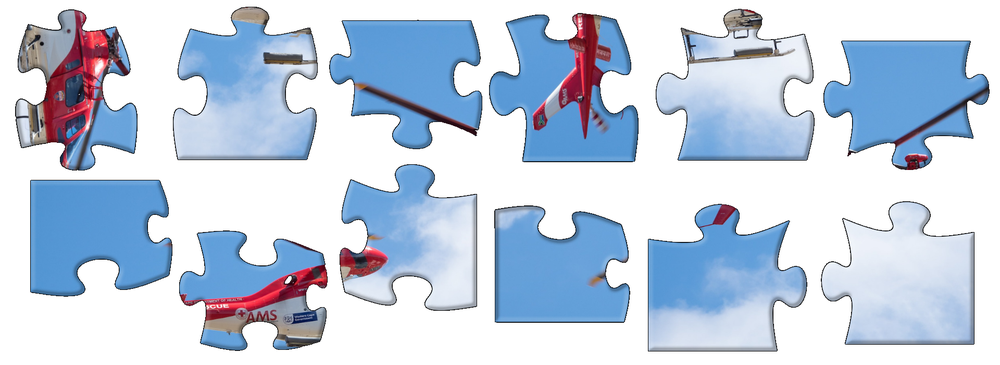
#> input picture samples/helico3.png, 1000 x 365 px, shrunk from 1920 x 700 before the run
$ python -i tile_detector.py   (imports and definitions only)   (older library calls are emulated)
#> lines starting #> are read from the running program, lines starting #| are printed output that depends on the picture; after the words box and inside, x2 and y2 are one past the last pixel; in counts of white or black regions, pixels touching at a corner belong together
#> further down, picture is the input picture: shape (365, 1000, 3); mean B, G, R 226.1, 208, 194.3
import cv2


def detect_tiles(img):
    gray = cv2.cvtColor(img, cv2.COLOR_BGR2GRAY)
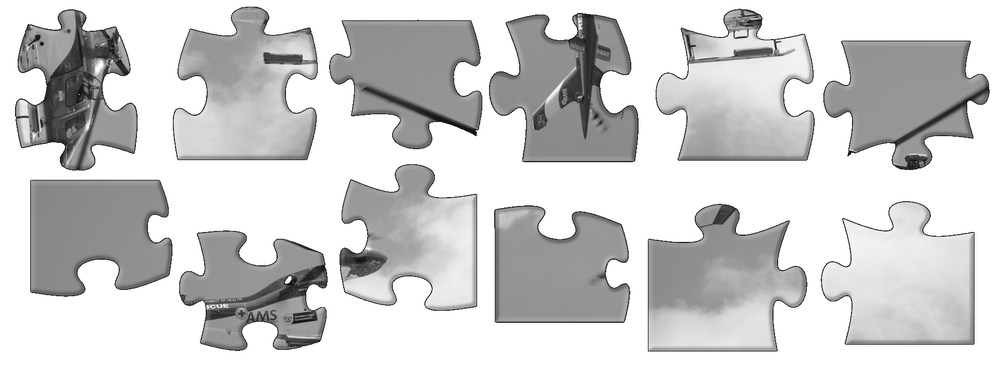
#> gray: shape (365, 1000); min 6, max 255, mean 206
    blurred = cv2.GaussianBlur(gray, (5, 5), 1)
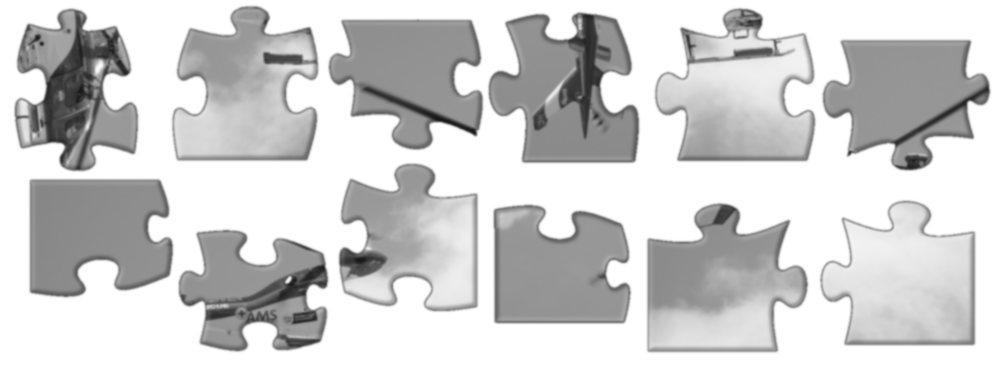
#> blurred: shape (365, 1000); min 22, max 255, mean 206
    ret, thresh = cv2.threshold(blurred, 250, 255, cv2.THRESH_BINARY)
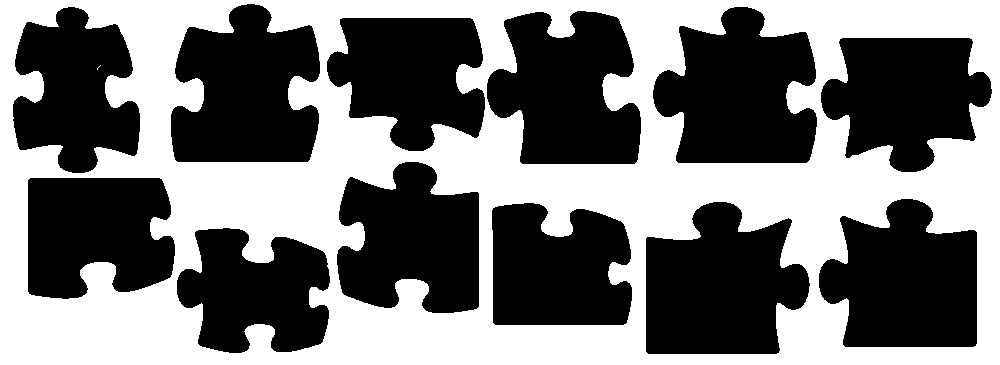
#> thresh: shape (365, 1000); 46.7% white; 2 white regions (1 under 20 px), largest, box (x1, y1, x2, y2) and area: (0, 0, 1000, 365) 170471
    (num_labels, labels, stats, centroids) = cv2.connectedComponentsWithStats(255 - thresh, 8, cv2.CV_32S)
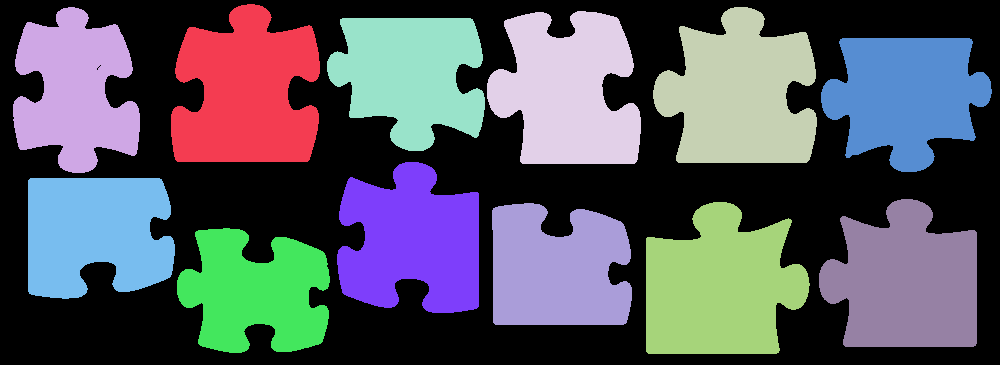
#> labels: shape (365, 1000) int32; 13 distinct labels, from 0 to 12; one colour per label, 0 black
#> num_labels = 13; stats = 13 rows, first 6: [0, 0, 1000, 365, 170476], [171, 4, 149, 158, 17936], [13, 7, 127, 166, 14226], [653, 7, 164, 156, 18468], [487, 11, 154, 153, 17312], [327, 18, 158, 133, 15153]; centroids = 13 rows, first 8: [490.8, 187.5], [245.9, 92.23], [74.7, 90.75], [739.7, 93.73], [567.5, 90.76], [410.5, 74.55], [905.5, 95.52], [411.3, 241.3]
    boxes = []
    for i in range(0, num_labels):
        x = stats[i, cv2.CC_STAT_LEFT]
        y = stats[i, cv2.CC_STAT_TOP]
        w = stats[i, cv2.CC_STAT_WIDTH]
        h = stats[i, cv2.CC_STAT_HEIGHT]
        boxes.append(((x, y), (x + w, y + h)))
#> this loop made 13 passes
#> (x, y, w, h) on passes 1 to 12: (0, 0, 1000, 365), (171, 4, 149, 158), (13, 7, 127, 166), (653, 7, 164, 156), (487, 11, 154, 153), (327, 18, 158, 133), (821, 38, 171, 134), (337, 162, 142, 151), (28, 178, 147, 121), (819, 199, 158, 148), (492, 203, 140, 122), (646, 202, 164, 152)
#> after the loop, boxes = 13 items
    return boxes, centroids, num_labels, labels

>>> import cv2
>>> picture = cv2.imread('../samples/helico3.png')
>>> result = detect_tiles(picture)
